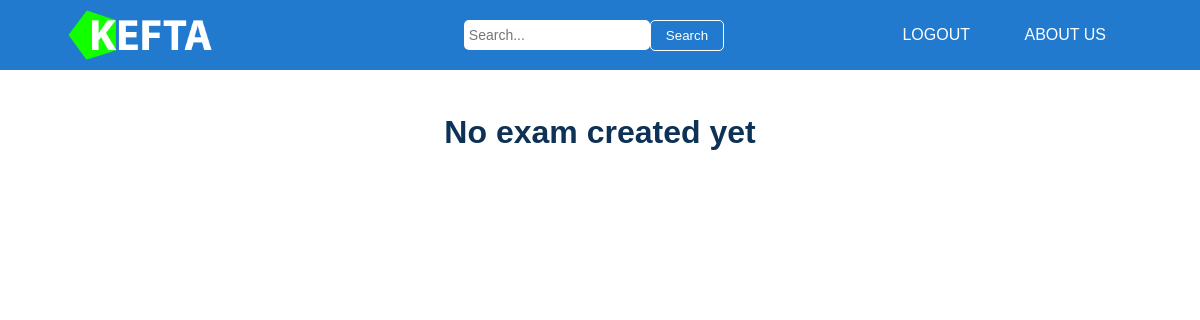
Page /exam/ddbc3306-0326-478a-be88-14f20b420214 (signed in) on the earlier database version.
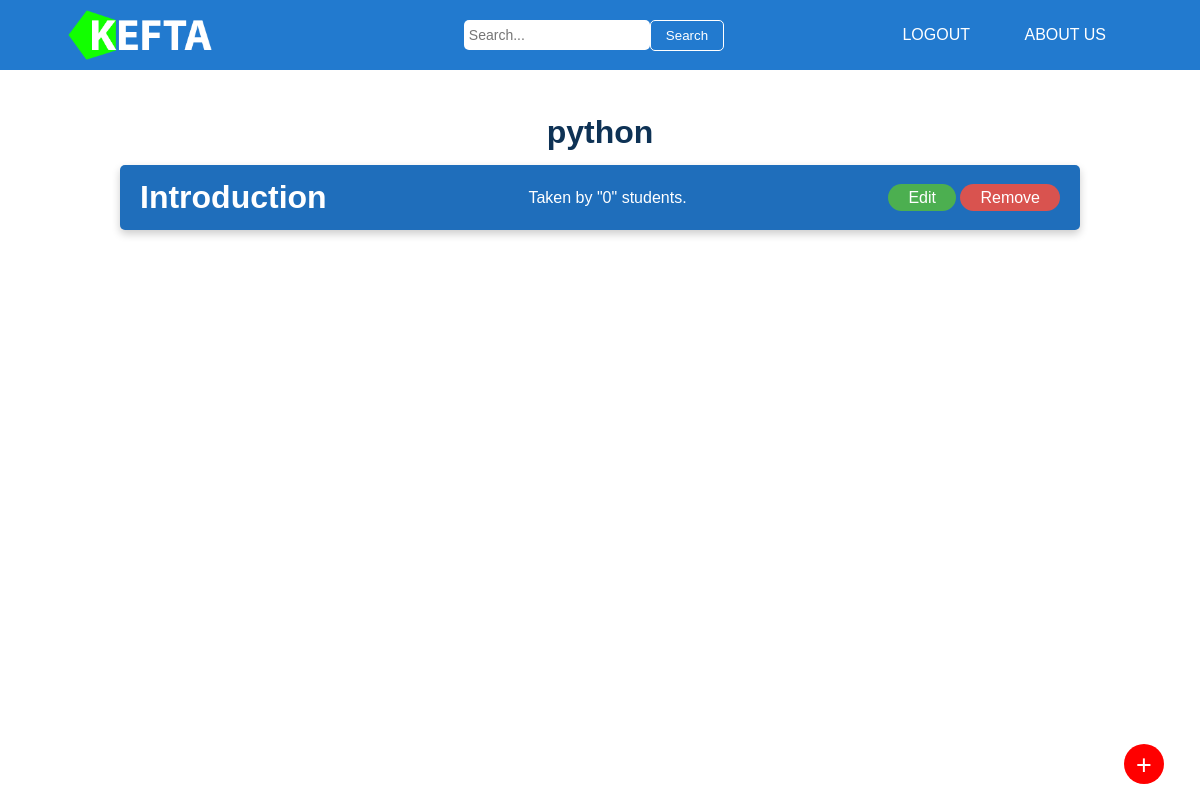
Same page on the later database version.
### models/class_.py (models this page shows, shortened)
class Class(db.Model):
    id = db.Column(db.String(60), primary_key=True, default=generate_uuid)
    name = db.Column(db.String(60), nullable=False)
    teacher_id = db.Column(db.String(60), db.ForeignKey('teacher.id'),
                           nullable=False)
    created_at = db.Column(db.DateTime, nullable=False,
                           default=datetime.utcnow)
    updated_at = db.Column(db.DateTime, nullable=False,
                           default=datetime.utcnow)
    image_name = db.Column(db.String(60), nullable=False)
    exams = db.relationship('Exam', backref='class', lazy=True,
                            cascade="all, delete-orphan")

### models/exam.py (models this page shows, shortened)
class Exam(db.Model):
    id = db.Column(db.String(60), primary_key=True, default=generate_uuid)
    name = db.Column(db.String(60), nullable=False)
    created_at = db.Column(db.DateTime, nullable=False,
                           default=datetime.utcnow)
    class_id = db.Column(db.String(60), db.ForeignKey('class.id'),
                         nullable=False)
    created_at = db.Column(db.DateTime, nullable=False,
                           default=datetime.utcnow)
    updated_at = db.Column(db.DateTime, nullable=False,
                           default=datetime.utcnow)
    questions = db.relationship('Question', backref='exam', lazy=True,
                                cascade="all, delete-orphan")
    marks = db.relationship('Mark', backref='exam', lazy=True,
                            cascade="all, delete-orphan")
    def student_no(self):
        return len(self.marks)

### views/exam.py (the view)
@exam.route('/exam/<string:class_id>', methods=['GET', 'POST'])
@login_required
def exams(class_id):
    all_exam = Exam.query.filter_by(class_id=class_id).all()
    current_class = Class.query.filter_by(id=class_id).first()
    return render_template('exam.html', user=current_user,
                           exams=all_exam, current_class=current_class)

### app.py (called while the page is built)
@app.teardown_appcontext
def teardown_handler(self):
    db.session.remove()

### templates/exam.html (shortened to what this page needs)
{% extends "base.html" %}
{% block style %}
<link rel="stylesheet" type="text/css" href="../static/css/exam.css">
{% endblock %}
{% block content%}
{% if exams|length == 0 %}
	<h1 class="class-name">No exam created yet</h1>
{% else %}
	<h1 class="class-name">{{ exams[0].class.name }}</h1>
{% endif %}
{% for exam in exams %}
<div class="exam-list" onclick="questionList('{{ exam.id }}')">
	<h1>{{ exam.name }}</h1>
	<p class="status">Taken by "{{ exam.student_no() }}" students.</p>
	{% if exam.class.teacher.id == user.id or user.email == 'admin@admin.com' %}
		<div class="edit_question">
			<a onclick="editExam('{{exam.id}}'); event.stopPropagation();" class="edit_btn">Edit</a>
			<a onclick="deleteExam('{{exam.id}}'); event.stopPropagation();" class="remove_btn">Remove</a>
		</div>
	{% endif %}
</div>
{% endfor %}
{% if current_class.teacher_id == user.id %}
<div class="add_button">
	<a onclick="add_exam('{{current_class.id}}')" value="{{ current_class.id }}">
		<p>+</p>
	</a>
</div>
{% endif %}
{% endblock %}

Differences in the rows shown:
added Class: name "python"
added Exam: name "Introduction", student_no "0"
Other differences:
text no longer shown: "No exam created yet"
